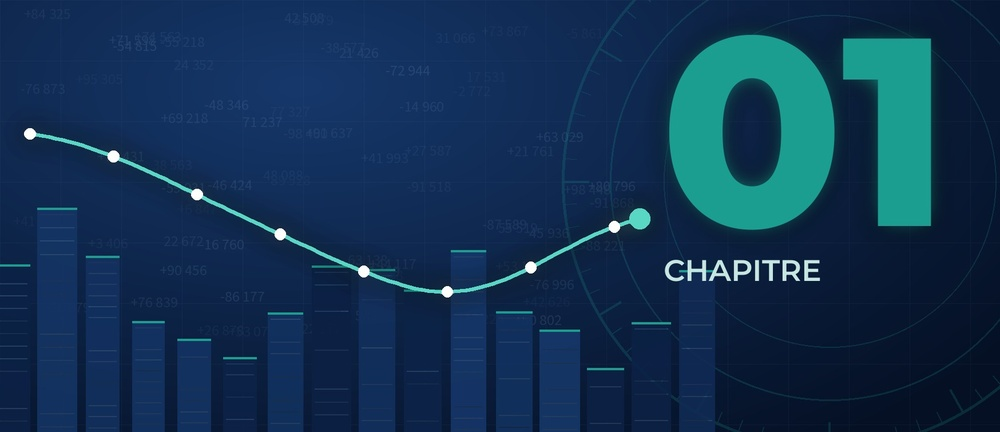
#> input picture livre-treso/illustrations/design/bandeau_ch01.jpg, 1000 x 432 px, shrunk from 1748 x 755 before the run
$ python sheet.py ../../livre-treso/illustrations/design/bandeau_ch01.jpg out.png 5 5
#> lines starting #> are read from the running program, lines starting #| are printed output that depends on the picture
import sys,glob
from PIL import Image, ImageDraw
files=sorted(glob.glob(sys.argv[1]))
cols=int(sys.argv[3]); per=int(sys.argv[4])
for k in range(0,len(files),per):
    ims=[Image.open(f) for f in files[k:k+per]]
#> ims = 1 item
    w,h=ims[0].size; rows=(len(ims)+cols-1)//cols
#> after `w, h = ims[0].size`: w = 1000; h = 432
#> after `rows = (len(ims) + cols - 1) // cols`: rows = 1
    sheet=Image.new('RGB',(cols*w+(cols+1)*6,rows*h+(rows+1)*6),'#888')
#> sheet: PIL image 5036x444 RGB; every value is 136
    for i,im in enumerate(ims):
        sheet.paste(im,(6+(i%cols)*(w+6),6+(i//cols)*(h+6)))
#> this loop made 1 pass
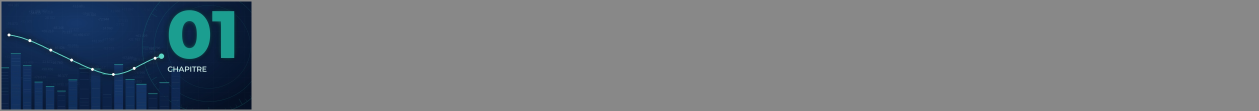
#> sheet: PIL image 5036x444 RGB (shown at 1/4 size); mean R, G, B 113, 119.4, 125.5
    sheet.save(f"{sys.argv[2]}_{k//per+1:02d}.png")

$ run again, on livre-treso/illustrations/design/bandeau_ch03.jpg
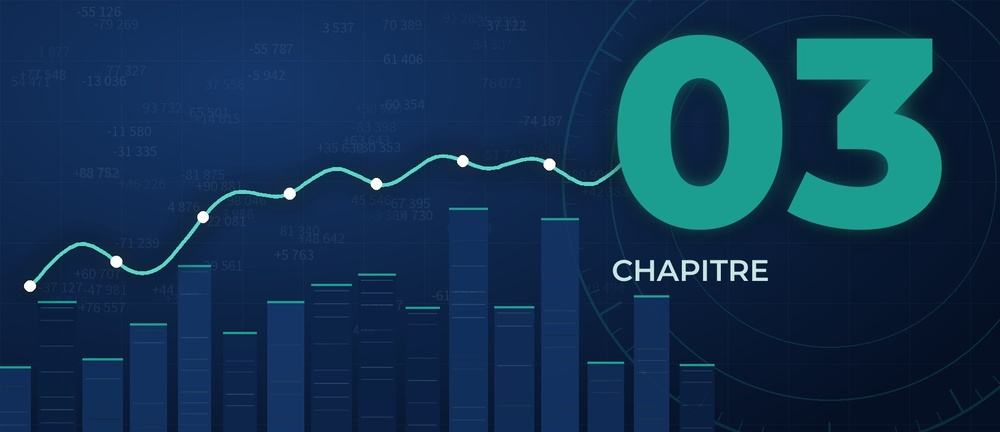
#> input picture livre-treso/illustrations/design/bandeau_ch03.jpg, 1000 x 432 px, shrunk from 1748 x 755 before the run
#> ims = 1 item
#> rows = 1
#> the loop `for i,im in enumerate(ims):` made 1 pass
#> after the loop `for i,im in enumerate(ims):`:
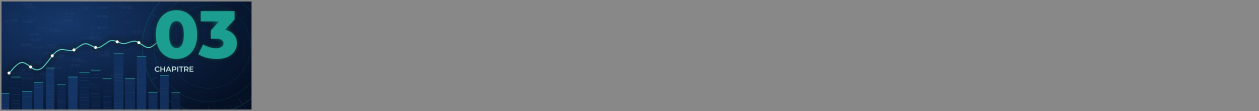
#> sheet: PIL image 5036x444 RGB (shown at 1/4 size); mean R, G, B 112.9, 119.6, 125.5

$ run again, on livre-treso/illustrations/design/bandeau_ch04.jpg
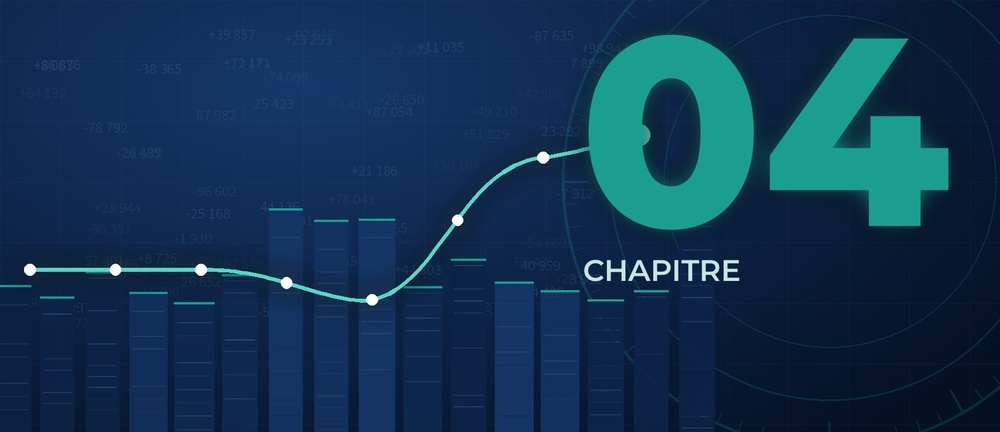
#> input picture livre-treso/illustrations/design/bandeau_ch04.jpg, 1000 x 432 px, shrunk from 1748 x 755 before the run
#> ims = 1 item
#> rows = 1
#> the loop `for i,im in enumerate(ims):` made 1 pass
#> after the loop `for i,im in enumerate(ims):`:
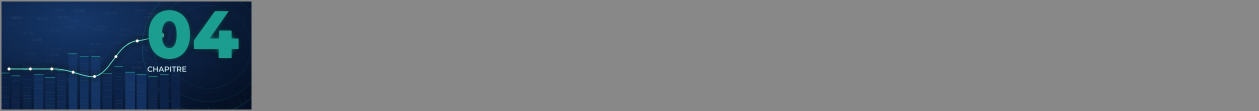
#> sheet: PIL image 5036x444 RGB (shown at 1/4 size); mean R, G, B 113, 119.6, 125.6

$ run again, on livre-treso/illustrations/design/bandeau_ch05.jpg
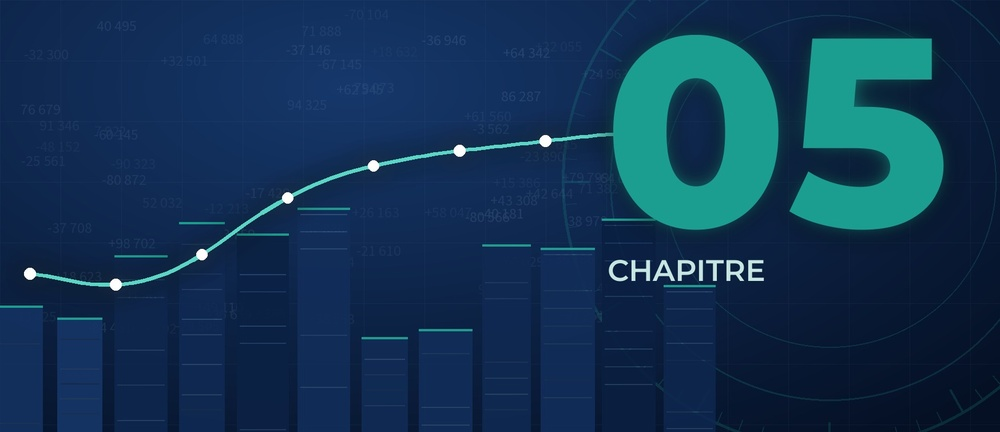
#> input picture livre-treso/illustrations/design/bandeau_ch05.jpg, 1000 x 432 px, shrunk from 1748 x 755 before the run
#> ims = 1 item
#> rows = 1
#> the loop `for i,im in enumerate(ims):` made 1 pass
#> after the loop `for i,im in enumerate(ims):`:
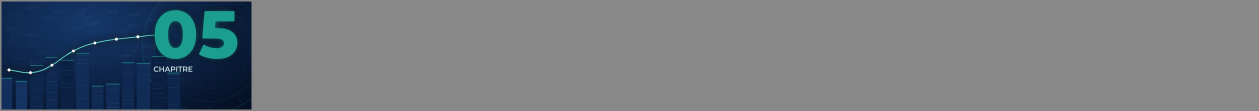
#> sheet: PIL image 5036x444 RGB (shown at 1/4 size); mean R, G, B 113, 119.7, 125.8
